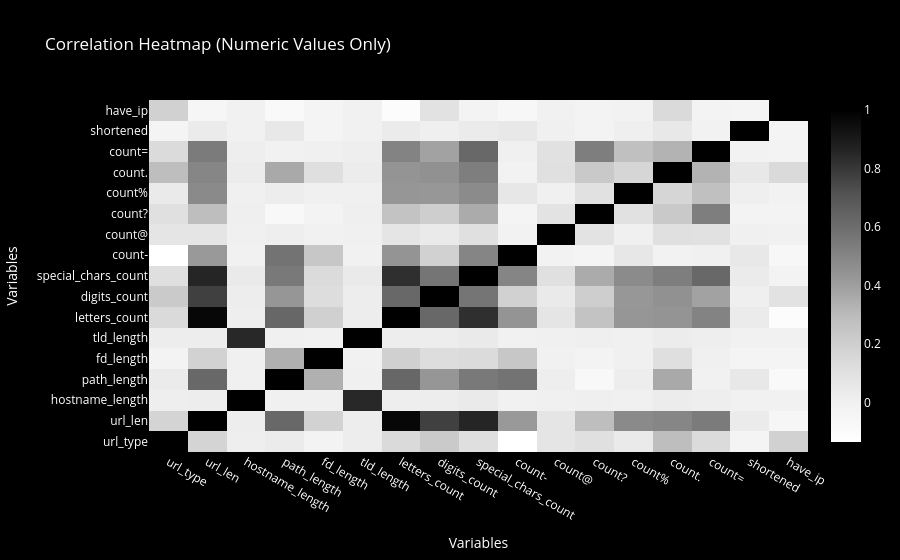

The notebook cell saved with this chart:
### Code cell
# Select only the numeric columns from the DataFrame
numeric_data = urls_data.select_dtypes(include='number')

# Compute the correlation matrix
corr_matrix = numeric_data.corr()

# Create the heatmap trace
heatmap = go.Heatmap(
    z=corr_matrix.values,
    x=corr_matrix.columns,
    y=corr_matrix.columns,
    colorscale='Greys',  # Use a grayscale color scale
)

# Create the layout
layout = go.Layout(
    title='Correlation Heatmap (Numeric Values Only)',
    xaxis=dict(title='Variables'),
    yaxis=dict(title='Variables'),
    plot_bgcolor='black',  # Set the background color to black
    paper_bgcolor='black',  # Set the plot area background color to black
    font=dict(color='white')  # Set the font color to white
)

# Create the Figure object
fig = go.Figure(data=heatmap, layout=layout)

# Display the heatmap
fig.show()

### Figure 1 — Plotly figure (JSON) as saved in the notebook; plotly's stock layout.template omitted (floating-point values rounded to 4 significant figures; data arrays with more than 128 entries replaced by an {"elided": "..."} marker saying what was removed)
{"data": [{"colorscale": [[0, "rgb(255,255,255)"], [0.125, "rgb(240,240,240)"], [0.25, "rgb(217,217,217)"], [0.375, "rgb(189,189,189)"], [0.5, "rgb(150,150,150)"], [0.625, "rgb(115,115,115)"], [0.75, "rgb(82,82,82)"], [0.875, "rgb(37,37,37)"], [1, "rgb(0,0,0)"]], "type": "heatmap", "x": ["url_type", "url_len", "hostname_length", "path_length", "fd_length", "tld_length", "letters_count", "digits_count", "special_chars_count", "count-", "count@", "count?", "count%", "count.", "count=", "shortened", "have_ip"], "y": ["url_type", "url_len", "hostname_length", "path_length", "fd_length", "tld_length", "letters_count", "digits_count", "special_chars_count", "count-", "count@", "count?", "count%", "count.", "count=", "shortened", "have_ip"], "z": {"elided": "17x17 float values"}}], "layout": {"font": {"color": "white"}, "paper_bgcolor": "black", "plot_bgcolor": "black", "title": {"text": "Correlation Heatmap (Numeric Values Only)"}, "xaxis": {"title": {"text": "Variables"}}, "yaxis": {"title": {"text": "Variables"}}}}
